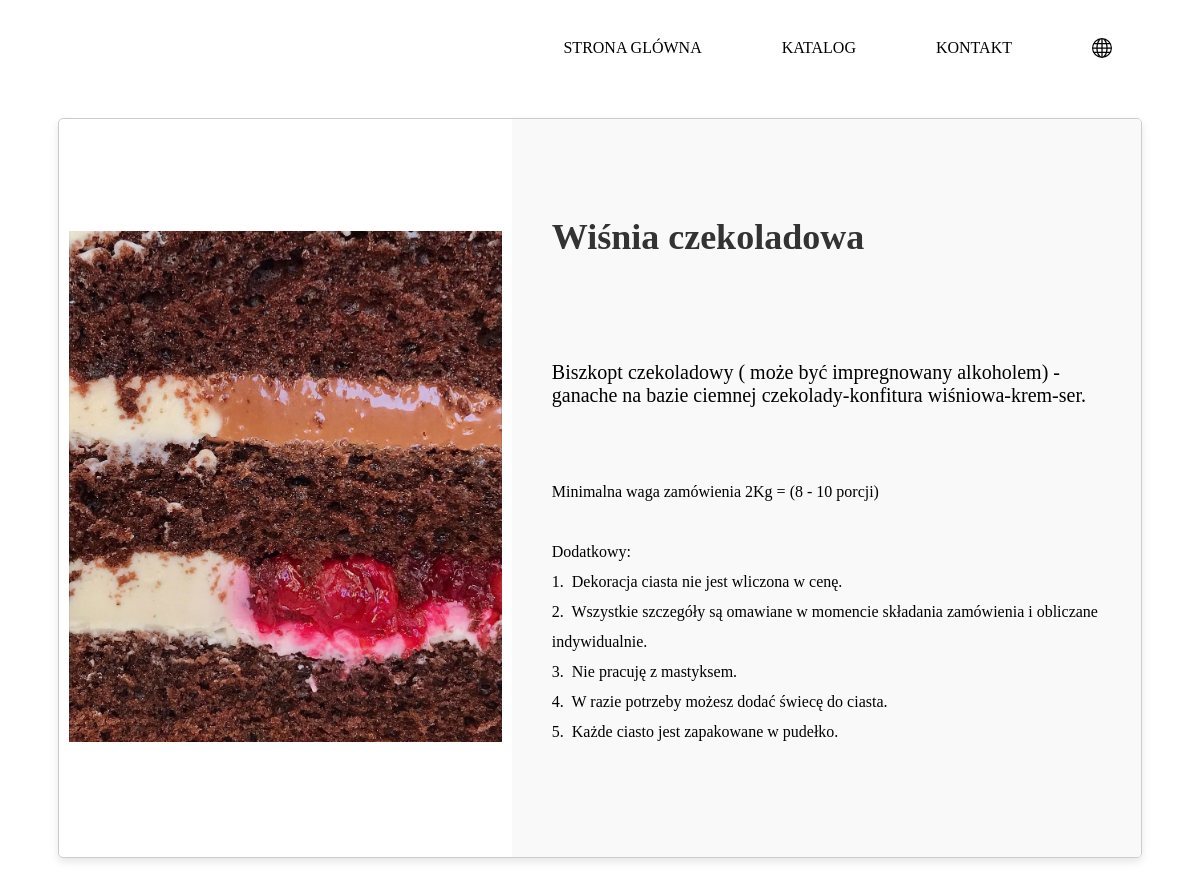
The page /category/1/items/3 on the database its author committed.
### sql_app/product_model.py (models this page shows)
class Item(Base):
    __tablename__ = "items"
    id = Column(Integer, primary_key=True)
    name = Column(String, nullable=False)
    description = Column(String)
    price = Column(Integer, nullable=False)
    in_stock = Column(Boolean, default=True)
    images_id = Column(Integer)
    images_url = Column(String)
    innader_info = Column(String)
    name_rus = Column(String)
    description_rus = Column(String)
    innader_info_rus = Column(String)
    name_eng = Column(String)
    description_eng = Column(String)
    innader_info_eng = Column(String)
    category_id = Column(Integer, ForeignKey('categories.id'))
    category = relationship("Category", back_populates="items")

### sql_app/main.py (the view)
@app.get("/category/{cat_id}/items/{item_id}", tags=['one_in_one_category'], response_class=HTMLResponse)
async def read_product_by_id(request: Request, cat_id: int, item_id: int, db: Session = Depends(get_db)):
    only_one_item_id = crud.get_product_by_id(cat_id, item_id, db)
    if only_one_item_id is None:
        raise HTTPException(status_code=400, detail="Item not found in Category ERROR")
    return templates.TemplateResponse(
        "item.html", {"request": request, "name": "item", "only_one_item_id": only_one_item_id})

### templates/item.html (shortened to what this page needs)
{% extends "base.html" %}
{% block content %}
{% if only_one_item_id %}
<div class="item-doker">
    <div class="item-cont-images">
         <img class="item-images" src="{{ only_one_item_id.images_url }}{{ only_one_item_id.images_id }}.jpg" alt="Product Image">
    </div>
    <div class="item-info">
        <h1 class="item_name">{{ only_one_item_id.name }}</h1>
        <p class="item_title">{{ only_one_item_id.description }}</p>
        {% if not only_one_item_id.category_id == 2 %}
        <p class="item_inader">{{only_one_item_id.innader_info}}</p>
        {% endif %}
    </div>
   {% else %}
       <p>Товар не найден.</p>
</div>
{% endif %}
{% endblock %}

### static/item_card.css (style rules this page uses)
.item-doker { display: flex; align-items: center; margin: 30px 50px; border: 1px solid #ccc; border-radius: 5px; overflow: hidden; box-shadow: 0 4px 8px rgba(0, 0, 0, 0.1); }
.item-cont-images { flex: 0 0 40%; padding: 10px; }
.item-images { max-width: 100%; height: auto; }
.item-info { flex: 1; padding: 40px; background-color: #f9f9f9; }
.item_name { font-size: 36px; color: #333; height: 3em; display: flex; align-items: center; }
.item_title { font-size: 20px; color: black; margin: 70px 0; white-space: break-spaces; }
.item_inader { margin: 70px 0; white-space: pre-wrap; line-height: 30px; }

### rows shown on the page
Item: images_url (picture), name "Wiśnia czekoladowa", description "Biszkopt czekoladowy ( może być impregnowany alkoholem) - ganache na bazie ciemnej czekolady-konfitura wiśniowa-krem-ser.", innader_info "Minimalna waga zamówienia 2Kg = (8 - 10 porcji) Dodatkowy: 1. Dekoracja ciasta nie jest wliczona w cenę. 2. Wszystkie szczegóły są omawiane w momencie składania zamówienia i obliczane indywidualnie. 3. Nie pracuję z mastyksem. 4. W razie potrzeby możesz dodać świecę do ciasta. 5. Każde ciasto jest zapakowane w pudełko."
